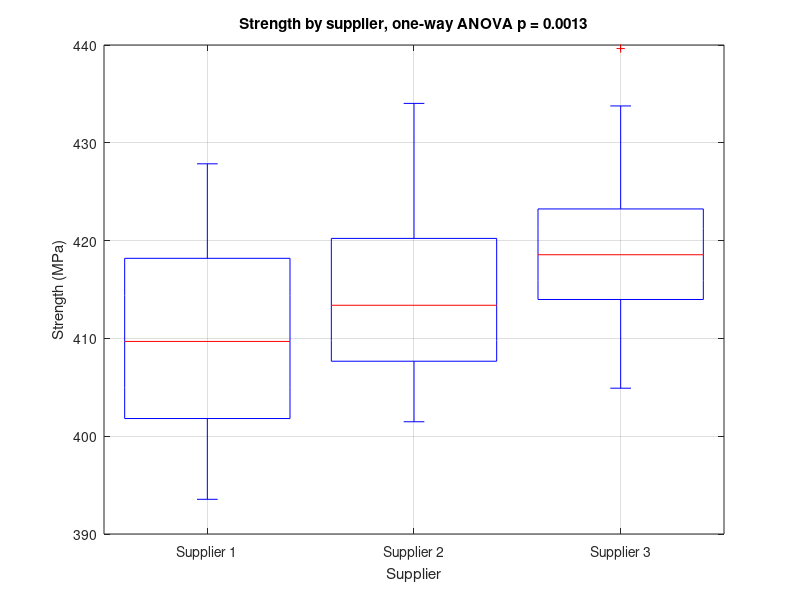

The MATLAB source for this figure:
% Three suppliers, one question: does any differ? One-way ANOVA
rng(9);
strength = [410 + 8*randn(30, 1), 414 + 8*randn(30, 1), 419 + 8*randn(30, 1)];

[p, tbl] = anova1(strength, {'Supplier 1', 'Supplier 2', 'Supplier 3'}, 'off');
fprintf('F(%d, %d) = %.2f, p = %.4f\n', tbl{2, 3}, tbl{3, 3}, tbl{2, 5}, p);
fprintf('Group means: %.1f, %.1f, %.1f MPa\n', mean(strength));

boxplot(strength, 'Labels', {'Supplier 1', 'Supplier 2', 'Supplier 3'});
title(sprintf('Strength by supplier, one-way ANOVA p = %.4f', p));
xlabel('Supplier');
ylabel('Strength (MPa)');
grid on;
